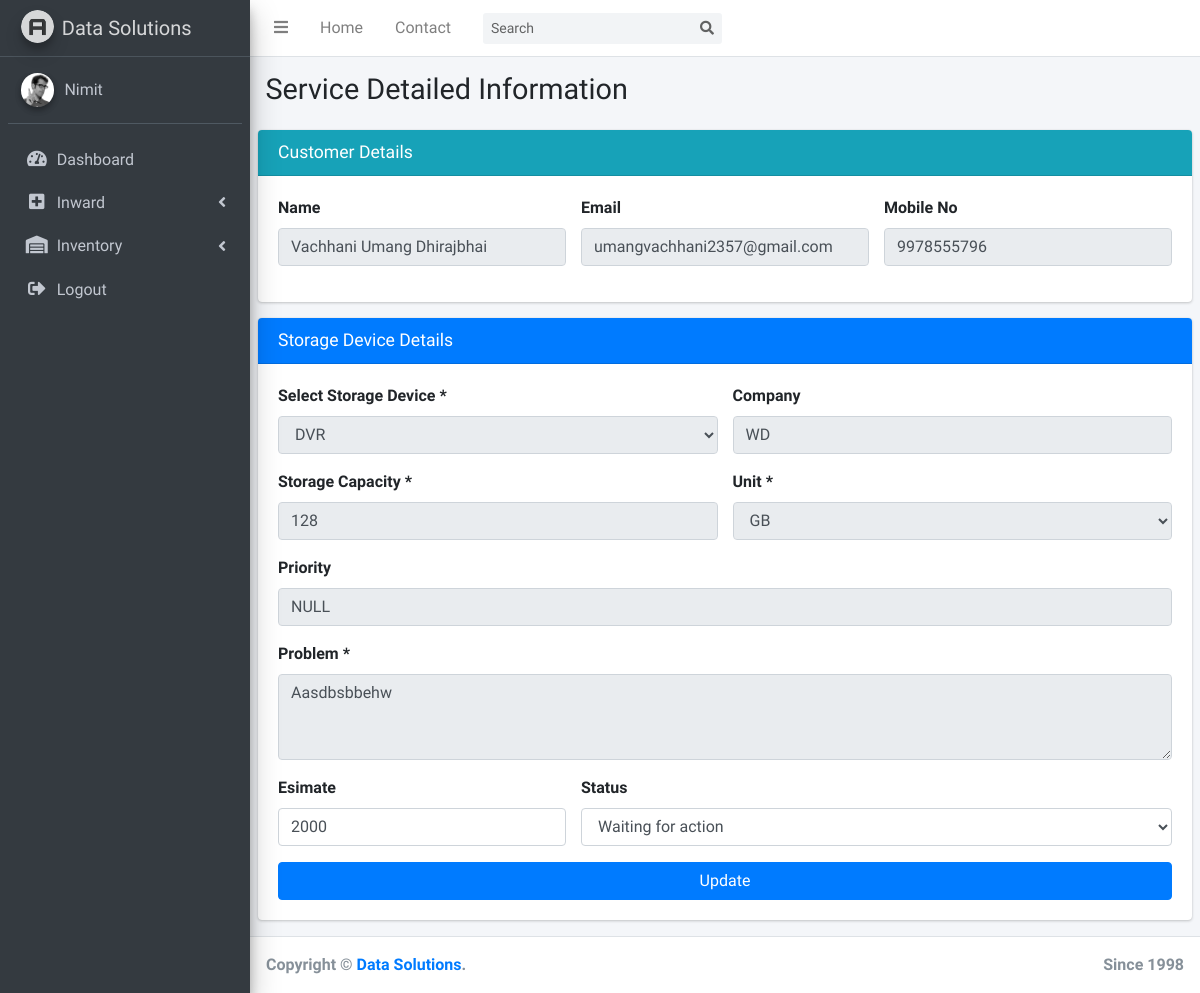
/viewStorageDeviceDetails.php?customerId=1&id=1&type=dvr (signed in), run on the app's committed database.
### tables this page shows
CREATE TABLE `customer` (
  `id` int(10) UNSIGNED NOT NULL,
  `name` varchar(64) NOT NULL,
  `email` varchar(64) NOT NULL,
  `phone` varchar(10) NOT NULL
);

CREATE TABLE `dvr` (
  `id` int(10) UNSIGNED NOT NULL,
  `customer_id` int(10) UNSIGNED NOT NULL,
  `company` varchar(64) NOT NULL,
  `storage_capacity` mediumint(9) NOT NULL,
  `storage_unit` varchar(3) NOT NULL,
  `priority` varchar(64) NOT NULL,
  `problem` text NOT NULL,
  `estimate` int(11) NOT NULL DEFAULT 2000,
  `status` text NOT NULL DEFAULT 'Waiting for action',
  `inward` timestamp NOT NULL DEFAULT current_timestamp(),
  `outward` timestamp NULL DEFAULT NULL,
  `returned` tinyint(4) NOT NULL DEFAULT 0
);

### viewStorageDeviceDetails.php (the view, shortened to what this page needs)
<?php
include('includes/connection.php');
if ($_SERVER["REQUEST_METHOD"] == "GET") {
    $id = $_GET['id'];
    $customerId = $_GET['customerId'];
    $type = $_GET['type'];
}
?>
<!DOCTYPE html>
<html>
<head>
    <link rel="stylesheet" href="plugins/fontawesome-free/css/all.min.css">
    <link rel="stylesheet" href="https://code.ionicframework.com/ionicons/2.0.1/css/ionicons.min.css">
    <link rel="stylesheet" href="plugins/datatables-bs4/css/dataTables.bootstrap4.css">
    <link rel="stylesheet" href="dist/css/adminlte.min.css">
</head>
<body class="hold-transition sidebar-mini">
    <div class="wrapper">
        <?php include('includes/menu.php'); ?>
        <div class="content-wrapper">
            <section class="content-header">
                <div class="container-fluid">
                    <div class="row mb-2">
                        <div class="col-sm-6">
                            <h1>Service Detailed Information</h1>
                        </div>
                        <div class="col-sm-6">
                    </div>
                </div>
            </div>
        </section>
        <section class="content">
            <div class="row">
                <div class="col-12">
                    <div class="card card-info">
                        <div class="card-header">
                            <h3 class="card-title">Customer Details</h3>
                        </div>
                        <div class="card-body">
                            <form class="">
                                <div class="row">
                                    <?php
                                    $sql = "SELECT name,email,phone FROM customer WHERE id='$customerId'";
                                    $result = mysqli_query($con, $sql);
                                    if (mysqli_num_rows($result) > 0) {
                                        $row = mysqli_fetch_assoc($result);
                                        ?>
                                        <div class="col-12 col-sm-12 col-md-4">
                                            <div class="form-group">
                                                <label for="userName">Name</label>
                                                <input type="text" class="form-control" value="<?php echo $row['name']; ?>" disabled>
                                            </div>
                                        </div>
                                        <div class="col-12 col-sm-12 col-md-4">
                                            <div class="form-group">
                                                <label for="email">Email</label>
                                                <input type="email" class="form-control" value="<?php echo $row['email']; ?>" disabled>
                                            </div>
                                        </div>
                                        <div class="col-12 col-sm-12 col-md-4">
                                            <div class="form-group">
                                                <label for="mobileNo">Mobile No</label>
                                                <input type="text" class="form-control" value="<?php echo $row['phone']; ?>" disabled>
                                            </div>
                                        </div>
                                        <?php
                                    }
                                    else {
                                        echo "Invalid Customer Id - No data found !";
                                    }
                                    ?>
                                </div>
                            </form>
                        </div>
                    </div>
                </div>
                <div class="col-12">
                    <div class="card card-primary">
                        <div class="card-header">
                            <h3 class="card-title">Storage Device Details</h3>
                        </div>
                        <div class="card-body">
                            <?php
                            $sql = "";
                            if ($type=="harddisk") {
                                $sql = "SELECT * FROM harddisk WHERE id='$id'";
                            }
                            else if ($type=="pendrive") {
                                $sql = "SELECT * FROM pendrive WHERE id='$id'";
                            }
                            else if ($type=="memorycard") {
                                $sql = "SELECT * FROM memorycard WHERE id='$id'";
                            }
                            else if ($type=="dvr") {
                                $sql = "SELECT * FROM dvr WHERE id='$id'";
                            }
                            $result = mysqli_query($con, $sql);
                            if (mysqli_num_rows($result) > 0) {
                                $row = mysqli_fetch_assoc($result);
                                ?>
                                <div class="row">
                                    <div class="form-group col-12 col-sm-12 col-md-6">
                                        <label>Select Storage Device *</label>
                                        <select class="form-control" disabled>
                                            <option <?php if ($type=="dvr") echo "selected"; else echo ""; ?>>DVR</option>
                                        </select>
                                    </div>
                                    <div class="form-group col-12 col-sm-12 col-md-6">
                                        <label for="company">Company</label>
                                        <input type="text" class="form-control" value="<?php echo $row['company']; ?>" disabled>
                                    </div>
                                </div>
                                <div class="row">
                                    <div class="form-group col-12 col-sm-12 col-md-6">
                                        <label for="storageCapacity">Storage Capacity *</label>
                                        <input type="text" class="form-control" value="<?php echo $row['storage_capacity']; ?>" disabled>
                                    </div>
                                    <div class="form-group col-12 col-sm-12 col-md-6">
                                        <label>Unit *</label>
                                        <select class="form-control" name="storageUnit" disabled>
                                            <option <?php if ($row['storage_unit']=="GB") echo "selected"; else echo ""; ?>>GB</option>
                                        </select>
                                    </div>
                                </div>
                                <div class="form-group">
                                    <label for="priority">Priority</label>
                                    <input type="text" class="form-control" value="<?php echo $row['priority'] ?>" disabled>
                                </div>
                                <div class="form-group">
                                    <label>Problem *</label>
                                    <textarea class="form-control" rows="3" disabled><?php echo $row['problem'] ?></textarea>
                                </div>
                                <form action="updateStorageDeviceStatus.php" method="POST">
                                    <div class="row">
                                        <div class="form-group col-12 col-sm-12 col-md-4">
                                            <label for="company">Esimate</label>
                                            <input type="text" class="form-control" name="estimate" value="<?php echo $row['estimate'] ?>">
                                        </div>
                                        <div class="form-group col-12 col-sm-12 col-md-8">
                                            <label>Status</label>
                                            <select class="form-control" name="status" value="<?php echo $row['status']?>" required>
                                                <?php
                                                $sqlStatus = "SELECT title FROM status";
                                                $result = mysqli_query($con,$sqlStatus);
                                                if(mysqli_num_rows($result)>0){
                                                    while ($row2 = mysqli_fetch_assoc($result)) {
                                                        ?>
                                                        <option value="<?php echo $row2['title']; ?>" <?php if ($row2['title']==$row['status']) echo "selected"; else echo ""; ?> ><?php echo $row2['title']; ?></option>
                                                        <?php
                                                    }
                                                }
                                                ?>
                                            </select>
                                        </div>
                                    </div>
                                    <button type="submit" class="btn btn-primary btn-block" name="submit" <?php if ($row['status']=="Rejected"||$row['status']=="Closed"){ echo "disabled";} ?>>Update</button>
                                </form>
                                <?php
                            }
                            else {
                                echo "No data found !";
                            }
                            ?>
                        </div>
                    </div>
                </div>
            </div>
        </section>
    </div>
    <?php include 'includes/footer.php'; ?>
</div>
</body>
</html>

### data on the page
customer: name "Vachhani Umang Dhirajbhai", email "umangvachhani2357@gmail.com", phone "9978555796"
dvr: company "WD", storage_capacity "128", storageUnit "GB", priority "NULL", problem "Aasdbsbbehw", estimate "2000"

### other printed values
$_SESSION['adminName'] "Nimit"
form field status "Waiting for action"
